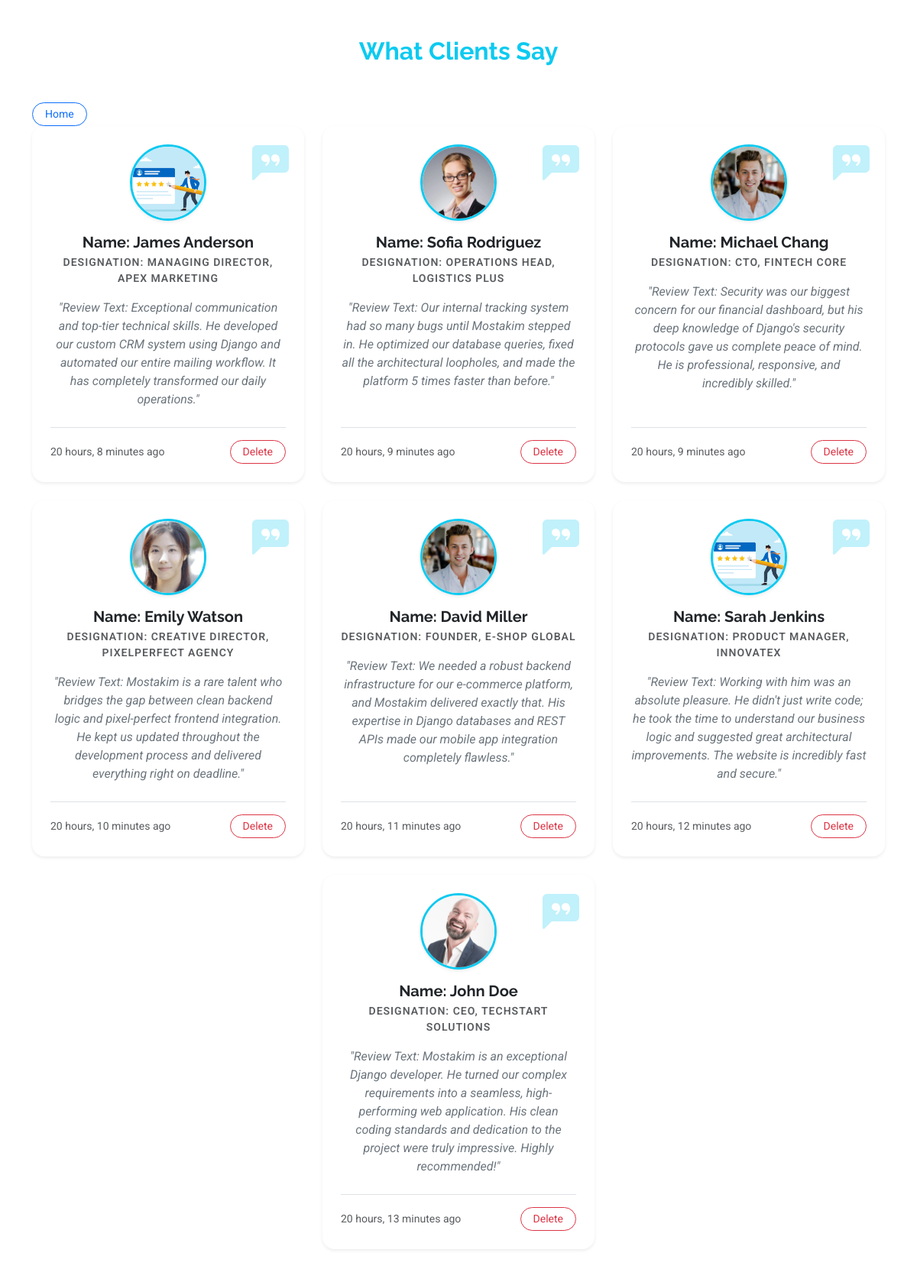
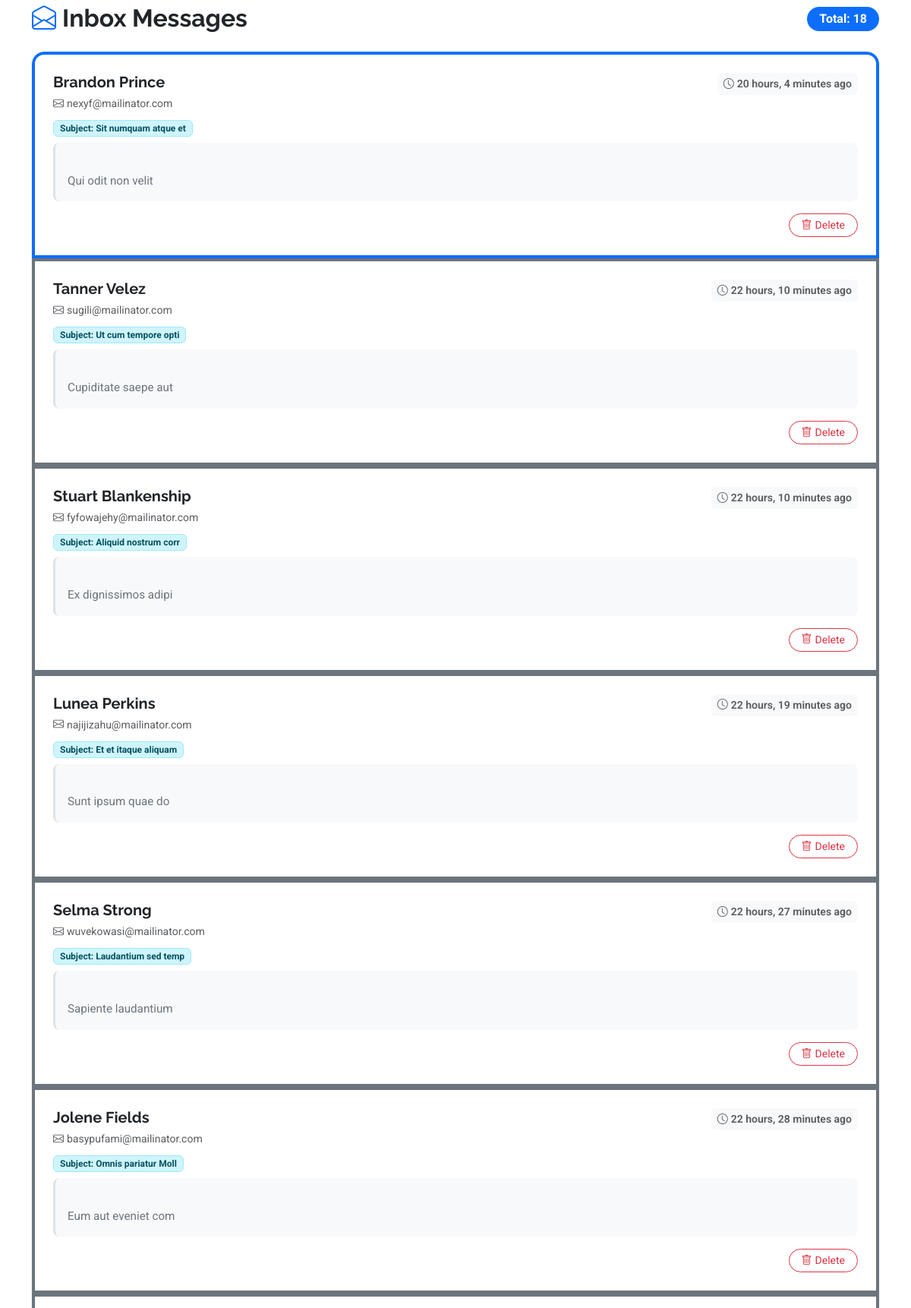
The app's page /testimoniallist/ (upper part) with its own data (2 pictures, top to bottom).
### PortfolioApp/models.py (models this page shows, shortened)
class TestimonialModel(models.Model):
    name = models.CharField(max_length=100)
    designation = models.CharField(max_length=100)
    review_text = models.TextField()
    image = models.ImageField(upload_to='media/testimonials' , null=True, blank=True)
    created_at = models.DateTimeField(auto_now_add=True)

class ContactModel(models.Model):
    name = models.CharField(max_length=100)
    email = models.CharField(max_length=100)
    subject = models.CharField(max_length=200)
    message = models.TextField()
    created_at = models.DateTimeField(auto_now_add=True)

### PortfolioApp/views.py (the view)
# urls.py: path('testimoniallist/', TestimonialListPage, name='testimoniallist'),
def TestimonialListPage(request):
    data= TestimonialModel.objects.all().order_by('-id')
    Cdata = ContactModel.objects.all().order_by('-id')
    cont={
        'data':data,
        'Cdata': Cdata
    }
    return render(request, 'pages/testimoniallist.html', cont)

### PortfolioApp/templates/pages/testimoniallist.html (shortened to what this page needs)
{% extends 'base/base.html' %}
{% block body %}
<div class="container my-5">
    <h2 class="text-center mb-5 fw-bold text-info">What Clients Say</h2>
    <a href="{% url 'home' %}" class="btn btn-outline-primary btn-sm rounded-pill px-3">Home</a>
    <div class="row g-4 justify-content-center">
        {% for i in data %}
            <div class="col-md-6 col-lg-4">
                <div class="card h-100 shadow-sm border-0 p-4 text-center position-relative rounded-4">
                    <i class="bi bi-chat-left-quote-fill position-absolute text-info opacity-25" style="font-size: 3rem; top: 15px; right: 20px;"></i>
                    <div class="mb-3 d-flex justify-content-center">
                        {% if i.image %}
                            <img src="{{ i.image.url }}" alt="{{ i.name }}"
                                 class="rounded-circle object-fit-cover shadow-sm"
                                 style="width: 100px; height: 100px; border: 3px solid #0dcaf0;">
                        {% else %}
                            <div class="rounded-circle bg-secondary d-flex align-items-center justify-content-center text-white shadow-sm"
                                 style="width: 100px; height: 100px; font-size: 2rem;">
                                {{ i.name|slice:":1" }}
                            </div>
                        {% endif %}
                    </div>
                    <h5 class="fw-bold mb-1 text-dark">Name: {{ i.name }}</h5>
                    <p class="text-muted small mb-3 text-uppercase fw-semibold" style="letter-spacing: 1px;">Designation: {{ i.designation }}</p>
                    <div class="card-body p-0">
                        <p class="card-text text-secondary fst-italic">
                            "Review Text:  {{ i.review_text }}"
                        </p>
                    </div>
                    <div class="mt-4 pt-3 border-top d-flex justify-content-between align-items-center">
                        <small class="text-muted">{{ i.created_at|timesince }} ago</small>
                        <a href="{% url 'del_testimonial' i.id %}" class="btn btn-outline-danger btn-sm rounded-pill px-3">Delete</a>
                    </div>
                </div>
            </div>
        {% empty %}
            <div class="col-12 text-center">
                <p class="text-muted">No testimonials found yet.</p>
            </div>
        {% endfor %}
    </div>
</div>
<div class="container my-5">
    <div class="d-flex justify-content-between align-items-center mb-4">
        <h2 class="fw-bold text-dark m-0">
            <i class="bi bi-envelope-open text-primary me-2"></i>Inbox Messages
        </h2>
        <span class="badge bg-primary rounded-pill fs-6 px-3 py-2">
            Total: {{ Cdata|length }}
        </span>
    </div>
    <div class="row justify-content-center">
        <div class="col-12">
            <div class="list-group shadow-sm rounded-4 overflow-hidden">
                {% for i in Cdata %}
                    <div class="list-group-item list-group-item-action p-4 border-start border-4 {% if forloop.first %}border-primary{% else %}border-secondary{% endif %}">
                        <div class="d-flex w-100 justify-content-between align-items-start mb-2 flex-column flex-md-row">
                            <div>
                                <h5 class="fw-bold mb-1 text-dark">{{ i.name }}</h5>
                                <a href="mailto:{{ i.email }}" class="text-decoration-none text-muted small">
                                    <i class="bi bi-envelope me-1"></i>{{ i.email }}
                                </a>
                            </div>
                            <small class="text-muted mt-2 mt-md-0 fw-semibold bg-light px-2 py-1 rounded">
                                <i class="bi bi-clock me-1"></i>{{ i.created_at|timesince }} ago
                            </small>
                        </div>
                        <div class="mb-2">
                            <span class="badge bg-info-subtle text-info-emphasis border border-info-subtle px-2 py-1 rounded">
                                Subject: {{ i.subject }}
                            </span>
                        </div>
                        <p class="mb-3 text-secondary bg-light p-3 rounded-3 border-start border-3" style="white-space: pre-line; font-size: 0.95rem;">
                            {{ i.message }}
                        </p>
                        <div class="d-flex justify-content-end">
                            <a href="{% url 'del_contact' i.id %}" class="btn btn-sm btn-outline-danger rounded-pill px-3">
                                <i class="bi bi-trash me-1"></i>Delete
                            </a>
                        </div>
                    </div>
                {% empty %}
                    <div class="list-group-item text-center p-5 bg-light">
                        <i class="bi bi-mailbox text-muted" style="font-size: 3rem;"></i>
                        <p class="text-muted mt-3 fs-5">Your inbox is completely empty!</p>
                    </div>
                {% endfor %}
            </div>
        </div>
    </div>
</div>
{% endblock body %}

### PortfolioApp/templates/base/base.html (shortened to what this page needs)
<!DOCTYPE html>
<html lang="en">
<head>
 {% load static %}
  <link href="{% static 'assets/vendor/bootstrap/css/bootstrap.min.css' %}" rel="stylesheet">
  <link href="{% static 'assets/vendor/bootstrap-icons/bootstrap-icons.css' %}" rel="stylesheet">
  <link href="{% static 'assets/vendor/aos/aos.css' %}" rel="stylesheet">
  <link href="{% static 'assets/vendor/glightbox/css/glightbox.min.css' %}" rel="stylesheet">
  <link href="{% static 'assets/vendor/swiper/swiper-bundle.min.css' %}" rel="stylesheet">
  <link href="{% static 'assets/css/main.css' %}" rel="stylesheet">
</head>
<body>
  {% block body %}
  {% endblock body %}
</body>

### static/assets/css/main.css (style rules this page uses)
:root { --default-font: "Roboto", system-ui, -apple-system, "Segoe UI", Roboto, "Helvetica Neue", Arial, "Noto Sans", "Liberation Sans", sans-serif, "Apple Color Emoji", "Segoe UI Emoji", "Segoe UI Symbol", "Noto Color Emoji"; --heading-font: "Raleway", sans-serif; --nav-font: "Poppins", sans-serif; }
:root { --background-color: #ffffff; --default-color: #272829; --heading-color: #050d18; --accent-color: #149ddd; --surface-color: #ffffff; --contrast-color: #ffffff; }
:root { --nav-color: #a8a9b4; --nav-hover-color: #ffffff; --nav-mobile-background-color: #040b14; --nav-dropdown-background-color: #040b14; --nav-dropdown-color: #a8a9b4; --nav-dropdown-hover-color: #ffffff; }
:root { scroll-behavior: smooth; }
body { color: var(--default-color); background-color: var(--background-color); font-family: var(--default-font); }
a { color: var(--accent-color); text-decoration: none; transition: 0.3s; }
h1, h2, h3, h4, h5, h6 { color: var(--heading-color); font-family: var(--heading-font); }
html, body { margin: 0 !important; padding: 0 !important; }

### records on screen
TestimonialModel: image (placeholder picture), name "James Anderson", designation "MANAGING DIRECTOR, APEX MARKETING", review_text "Exceptional communication and top-tier technical skills. He developed our custom CRM system using Django and automated our entire mailing workflow. It has completely transformed our daily operations.", created_at "20 hours, 8 minutes"
TestimonialModel: image (picture), name "Sofia Rodriguez", designation "OPERATIONS HEAD, LOGISTICS PLUS", review_text "Our internal tracking system had so many bugs until Mostakim stepped in. He optimized our database queries, fixed all the architectural loopholes, and made the platform 5 times faster than before.", created_at "20 hours, 9 minutes"
TestimonialModel: image (picture), name "Michael Chang", designation "CTO, FINTECH CORE", review_text "Security was our biggest concern for our financial dashboard, but his deep knowledge of Django's security protocols gave us complete peace of mind. He is professional, responsive, and incredibly skilled.", created_at "20 hours, 9 minutes"
TestimonialModel: image (picture), name "Emily Watson", designation "CREATIVE DIRECTOR, PIXELPERFECT AGENCY", review_text "Mostakim is a rare talent who bridges the gap between clean backend logic and pixel-perfect frontend integration. He kept us updated throughout the development process and delivered everything right on deadline.", created_at "20 hours, 10 minutes"
TestimonialModel: image (picture), name "David Miller", designation "FOUNDER, E-SHOP GLOBAL", review_text "We needed a robust backend infrastructure for our e-commerce platform, and Mostakim delivered exactly that. His expertise in Django databases and REST APIs made our mobile app integration completely flawless.", created_at "20 hours, 11 minutes"
TestimonialModel: image (placeholder picture), name "Sarah Jenkins", designation "PRODUCT MANAGER, INNOVATEX", review_text "Working with him was an absolute pleasure. He didn't just write code; he took the time to understand our business logic and suggested great architectural improvements. The website is incredibly fast and secure.", created_at "20 hours, 12 minutes"
TestimonialModel: image (picture), name "John Doe", designation "CEO, TECHSTART SOLUTIONS", review_text "Mostakim is an exceptional Django developer. He turned our complex requirements into a seamless, high-performing web application. His clean coding standards and dedication to the project were truly impressive. Highly recommended!", created_at "20 hours, 13 minutes"
ContactModel: name "Brandon Prince", email "nexyf@mailinator.com", created_at "20 hours, 4 minutes", subject "Sit numquam atque et", message "Qui odit non velit"
ContactModel: name "Tanner Velez", email "sugili@mailinator.com", created_at "22 hours, 10 minutes", subject "Ut cum tempore opti", message "Cupiditate saepe aut"
ContactModel: name "Stuart Blankenship", email "fyfowajehy@mailinator.com", created_at "22 hours, 10 minutes", subject "Aliquid nostrum corr", message "Ex dignissimos adipi"
ContactModel: name "Lunea Perkins", email "najijizahu@mailinator.com", created_at "22 hours, 19 minutes", subject "Et et itaque aliquam", message "Sunt ipsum quae do"
ContactModel: name "Selma Strong", email "wuvekowasi@mailinator.com", created_at "22 hours, 27 minutes", subject "Laudantium sed temp", message "Sapiente laudantium"
ContactModel: name "Jolene Fields", email "basypufami@mailinator.com", created_at "22 hours, 28 minutes", subject "Omnis pariatur Moll", message "Eum aut eveniet com"

### other values on screen
{{ Cdata|length }} "18"
